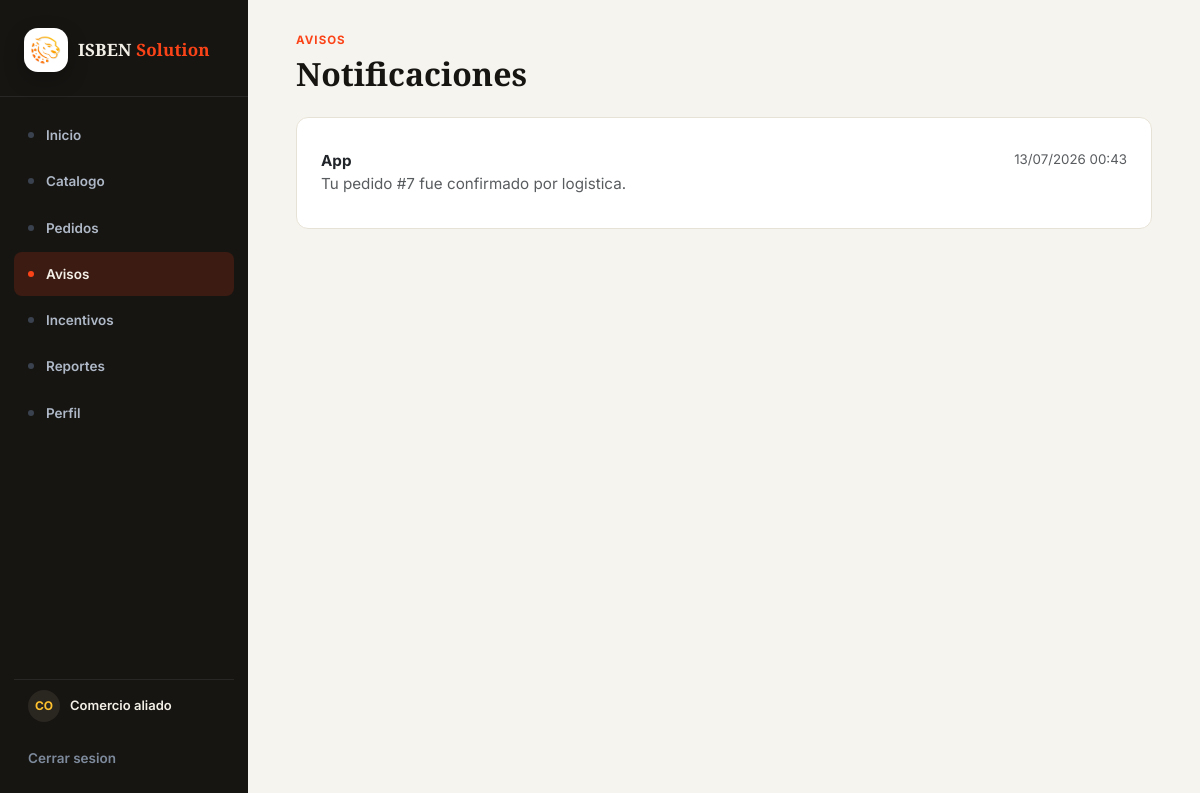
The app's page /notificaciones/ (signed in), older data.
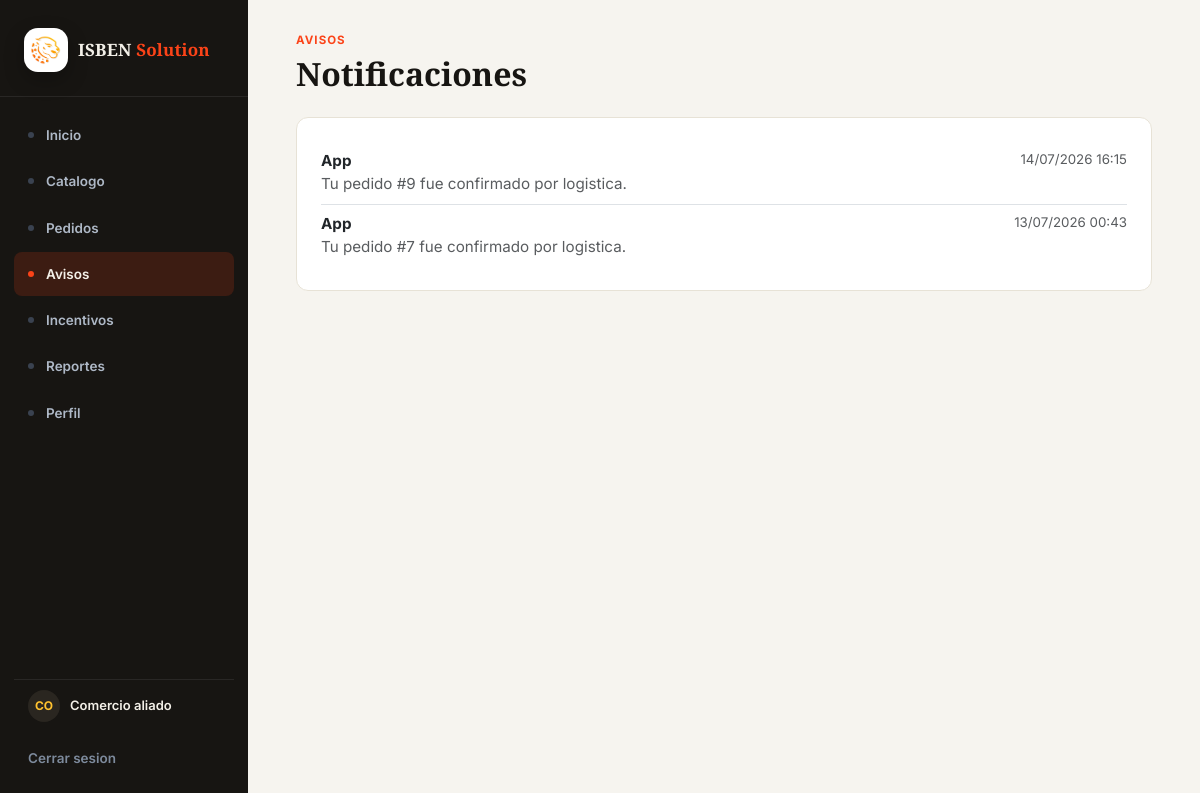
The same page, newer data.
### plataforma/models.py (models this page shows, shortened)
class Notificacion(models.Model):
    canal = models.CharField(max_length=50)
    mensaje = models.CharField(max_length=255)
    enviado_en = models.DateTimeField()
    comercio = models.ForeignKey(Comercio, on_delete=models.CASCADE,
    related_name="notificaciones")
    pedido = models.ForeignKey(Pedido, on_delete=models.CASCADE,
    related_name="notificaciones")

### plataforma/views.py (the view)
# urls.py: path("notificaciones/", views.notificaciones, name="notificaciones"),
@comercio_requerido
def notificaciones(request):
    notificaciones_comercio = request.comercio_actual.notificaciones.select_related(
        "pedido"
    ).order_by("-enviado_en")
    return render(
        request,
        "plataforma/notificaciones.html",
        {"notificaciones": notificaciones_comercio},
    )

### plataforma/views.py (called while the page is built)
def obtener_usuario_actual(request):
    usuario_id = request.session.get("usuario_id")
    if not usuario_id:
        return None
    usuario = Usuario.objects.select_related("comercio").filter(id=usuario_id).first()
    if usuario and request.session.get("usuario_rol") != usuario.rol:
        request.session["usuario_rol"] = usuario.rol
        request.session.modified = True
    return usuario

def es_usuario_logistica(usuario):
    return usuario.rol.strip().lower() == "logistica"

def es_usuario_administrador(usuario):
    return usuario.rol.strip().lower() == "administrador"

### plataforma/templates/plataforma/notificaciones.html (shortened to what this page needs)
{% extends 'plataforma/master.html' %}
{% block content %}
<section class="container-lg">
    <p class="brand-eyebrow">Avisos</p>
    <h1 class="brand-title h2 mb-4">Notificaciones</h1>
    <div class="brand-card p-4">
        <div class="list-group list-group-flush">
            {% for notificacion in notificaciones %}
                <a class="list-group-item list-group-item-action px-0" href="{% url 'pedido_detalle' notificacion.pedido.id %}">
                    <div class="d-flex flex-wrap justify-content-between gap-2">
                        <strong>{{ notificacion.canal }}</strong>
                        <small class="text-muted">{{ notificacion.enviado_en|date:"d/m/Y H:i" }}</small>
                    </div>
                    <p class="mb-0 text-muted">{{ notificacion.mensaje }}</p>
                </a>
            {% empty %}
                <p class="text-muted mb-0">No hay notificaciones registradas.</p>
            {% endfor %}
        </div>
    </div>
</section>
{% endblock %}

Row changes from the older to the newer data that the page shows:
added Notificacion: canal "App", enviado_en "14/07/2026 16:15", mensaje "Tu pedido #9 fue confirmado por logistica."
